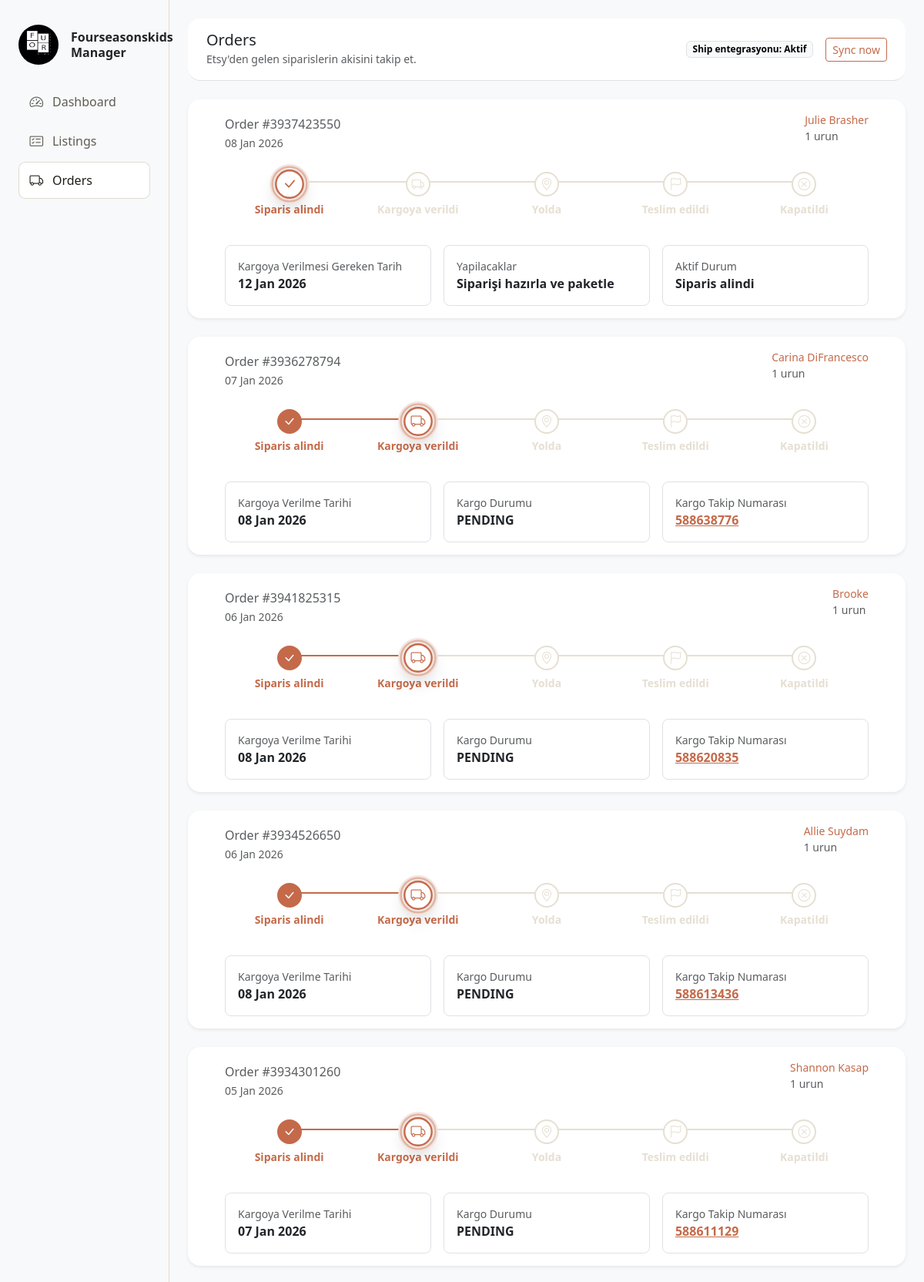
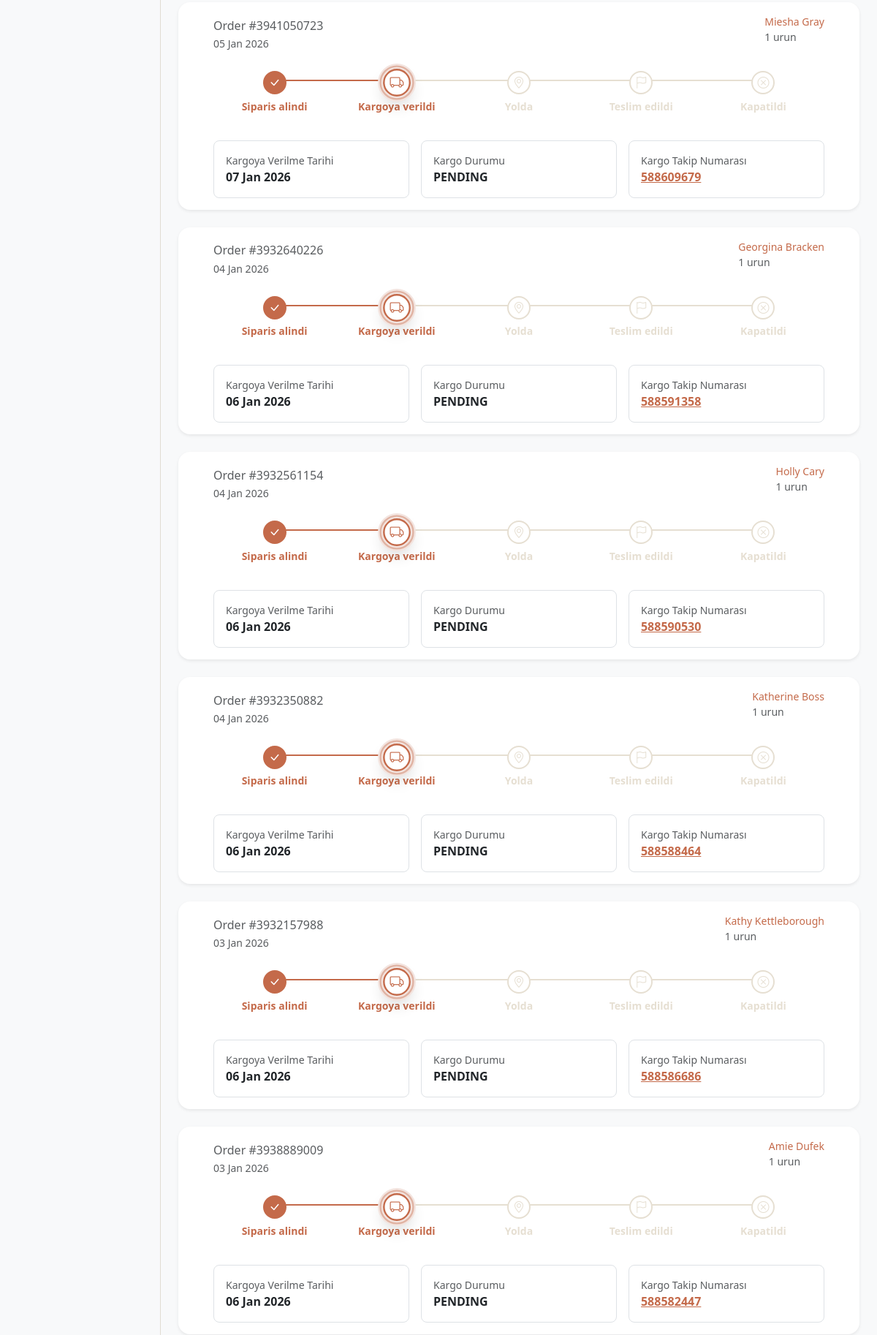
Screenshot of /orders/ (signed in, upper part) with the database file from the repository (2 pictures, top to bottom).
### orders/models.py (models this page shows, shortened)
class Order(models.Model):
    class Status(models.TextChoices):
        RECEIVED = "received", "Received"
        SHIPPED = "shipped", "Shipped"
        IN_TRANSIT = "in_transit", "In transit"
        DELIVERED = "delivered", "Delivered"
        CLOSED = "closed", "Closed"
    etsy_order_id = models.BigIntegerField(unique=True)
    status = models.CharField(max_length=20, choices=Status.choices, default=Status.RECEIVED)
    buyer = models.ForeignKey(Buyer, null=True, blank=True, on_delete=models.SET_NULL)
    buyer_name = models.CharField(max_length=255, blank=True)
    buyer_email = models.EmailField(blank=True)
    total_amount = models.IntegerField(null=True, blank=True)
    currency = models.CharField(max_length=10, blank=True)
    order_created_at = models.DateTimeField(null=True, blank=True)
    shipped_at = models.DateTimeField(null=True, blank=True)
    delivered_at = models.DateTimeField(null=True, blank=True)
    expected_ship_date = models.DateTimeField(null=True, blank=True)
    last_synced_at = models.DateTimeField(null=True, blank=True)
    archived = models.BooleanField(default=False)
    owner = models.ForeignKey(settings.AUTH_USER_MODEL, on_delete=models.CASCADE)

class Shipment(models.Model):
    order = models.OneToOneField(Order, related_name="shipment", on_delete=models.CASCADE)
    tracking_number = models.CharField(max_length=100, blank=True)
    carrier_name = models.CharField(max_length=100, blank=True)
    carrier_status = models.CharField(max_length=100, blank=True)
    carrier_status_raw = models.TextField(blank=True)
    shipped_at = models.DateTimeField(null=True, blank=True)
    delivered_at = models.DateTimeField(null=True, blank=True)
    last_activity_at = models.DateTimeField(null=True, blank=True)
    last_checked_at = models.DateTimeField(null=True, blank=True)

### customers/models.py (models this page shows, shortened)
class Buyer(models.Model):
    owner = models.ForeignKey(settings.AUTH_USER_MODEL, on_delete=models.CASCADE)
    etsy_buyer_user_id = models.BigIntegerField()
    display_name = models.CharField(max_length=255, blank=True)
    country_code = models.CharField(max_length=2, blank=True)
    last_seen_at = models.DateTimeField(null=True, blank=True)
    class Meta:
        constraints = [
            models.UniqueConstraint(
                fields=["owner", "etsy_buyer_user_id"], name="uniq_owner_buyer_user_id"
            )
        ]

### orders/views.py (the view)
# urls.py: path("", views.order_list, name="orders_home"),
@login_required
def order_list(request):
    recent_cutoff = timezone.now() - timezone.timedelta(days=30)
    orders = (
        Order.objects.filter(
            owner=request.user,
            order_created_at__gte=recent_cutoff,
            archived=False,
        )
        .select_related("shipment", "buyer")
        .prefetch_related("items")
        .order_by("-order_created_at", "-id")
    )
    cards = []
    for order in orders:
        items_count = len(order.items.all())
        try:
            shipment = order.shipment
        except Order.shipment.RelatedObjectDoesNotExist:
            shipment = None
        steps, progress, active_step = _build_stepper(order, shipment)
        if active_step:
            active_step["show_close_button"] = (
                order.status == Order.Status.DELIVERED
            )
            active_step["show_archive_button"] = (
                order.status == Order.Status.CLOSED
            )
            active_step["close_url"] = reverse("orders_close", args=[order.id])
            active_step["archive_url"] = reverse("orders_archive", args=[order.id])
        cards.append(
            {
                "order": order,
                "steps": steps,
                "progress": progress,
                "active_step": active_step,
                "items_count": items_count,
                "status_label": STATUS_LABELS.get(order.status, "Bilinmiyor"),
                "tracking_number": shipment.tracking_number if shipment else "",
                "carrier_name": shipment.carrier_name if shipment else "",
                "carrier_status": shipment.carrier_status if shipment else "",
            }
        )
    return render(request, "orders/home.html", {"order_cards": cards})

### orders/views.py (called while the page is built)
def _format_detail_value(value, value_format=None):
    if value in (None, ""):
        return "-"
    if value_format and hasattr(value, "strftime"):
        return date_format(value, value_format)
    return value

def _decorate_details(details, active_label):
    for detail in details:
        if detail["label"] == "Durum":
            detail["display_label"] = "Aktif Durum"
            detail["display_value"] = active_label
        else:
            detail["display_label"] = detail["label"]
            detail["display_value"] = _format_detail_value(
                detail.get("value"), detail.get("value_format")
            )
    return details

### templates/orders/home.html (shortened to what this page needs)
{% extends "layout/base.html" %}
{% block content %}
<header class="topbar d-flex justify-content-between align-items-center px-4 py-3 border-bottom bg-white rounded-4 mb-4">
    <div>
        <h1 class="h5 mb-0">Orders</h1>
        <small class="text-muted">Etsy'den gelen siparislerin akisini takip et.</small>
    </div>
    <div class="d-flex align-items-center gap-3">
        <span class="badge text-bg-light border">Ship entegrasyonu: Aktif</span>
        <form method="post" action="{% url 'orders_sync' %}">
            <button class="btn btn-outline-primary btn-sm" type="submit">Sync now</button>
        </form>
    </div>
</header>
<div class="d-grid gap-4">
    {% if order_cards %}
    {% for card in order_cards %}
    <section id="order-{{ card.order.id }}" class="card shadow-sm border-0 rounded-4">
        <div class="card-body px-5">
            {% include "orders/_summary.html" %}
            {% include "orders/_stepper.html" %}
            {% include "orders/_details.html" %}
        </div>
    </section>
    {% endfor %}
    {% endif %}
</div>
{% endblock %}

### templates/orders/_summary.html (shortened to what this page needs)
  <div
    class="d-flex flex-wrap justify-content-between align-items-center gap-3 mb-3"
  >
    <div class="text-muted small">
      <h2 class="h6 mb-1">Order #{{ card.order.etsy_order_id }}</h2>
      {% if card.order.order_created_at %}
      {{ card.order.order_created_at|date:"d M Y" }} {% else %} Tarih bilinmiyor
      {% endif %}
    </div>
    <div>
      <div class="text-muted small">
        {% if card.order.buyer %}
        <a href="{% url 'buyer_messages' card.order.buyer.id %}" target="_blank" rel="noopener" class="text-decoration-none">
          {{ card.order.buyer.display_name|default:card.order.buyer_name|default:"-" }}
        </a>
        {% else %}
        {{ card.order.buyer_name|default:"-" }}
        {% endif %}
        <p>{{ card.items_count }} urun</p>
      </div>
    </div>
  </div>

### templates/orders/_stepper.html
<div class="order-stepper mb-4" style="--progress: {{ card.progress }};">
    {% for step in card.steps %}
    <div class="order-step {{ step.state }}">
        <div class="order-step-dot"><i class="bi bi-{{ step.icon }}"></i></div>
        <div class="small fw-semibold">{{ step.label }}</div>
    </div>
    {% endfor %}
</div>

### templates/orders/_details.html (shortened to what this page needs)
<div class="row g-3">
    {% for detail in card.active_step.details %}
    <div class="col-12 col-md-4">
        <div class="border rounded-3 p-3 h-100">
            <div class="text-muted small">{{ detail.display_label }}</div>
            {% if detail.display_label == "Kargo Takip Numarası" and detail.display_value != "-" %}
            <div class="fw-semibold">
                <a href="https://track.shipentegra.com/?trackno={{ detail.display_value }}" target="_blank" rel="noopener">
                    {{ detail.display_value }}
                </a>
            </div>
            {% else %}
            <div class="fw-semibold">{{ detail.display_value }}</div>
            {% endif %}
        </div>
    </div>
    {% endfor %}
</div>

### static/css/base.css (style rules this page uses)
:root { --color-primary: #c46a4a; --color-primary-hover: #b45c3f; --color-primary-soft: #f3e4df; --color-bg: #ffffff; --color-muted: #e6dfd2; --color-text: #1f1d17; --color-success: #7fa99b; --color-warning: #c46a4a; --step-active: var(--color-primary); --step-inactive: #e6dfd2; --step-line: #e6dfd2; }
.btn-outline-primary { color: var(--color-primary); border-color: var(--color-primary); background-color: transparent; }
a { color: var(--color-primary); }

### static/css/dashboard.css (style rules this page uses)
body { min-height: 100vh; background: red !important; overflow-x: hidden; }
.topbar { min-height: 76px; }
.order-stepper { --progress: 0; position: relative; display: grid; grid-template-columns: repeat(5, 1fr); align-items: start; padding: 0.25rem 0 0.75rem; }
.order-stepper::before { content: ""; position: absolute; top: 16px; height: 2px; left: 10%; right: 10%; background: linear-gradient(var(--step-active), var(--step-active)) left / calc(var(--progress) * 1%) 100% no-repeat, var(--step-line); }
.order-step { position: relative; z-index: 1; display: flex; flex-direction: column; align-items: center; text-align: center; padding: 0; color: var(--step-inactive); gap: 0.35rem; }
.order-step-dot { width: 32px; height: 32px; border-radius: 999px; border: 2px solid var(--step-inactive); display: grid; place-items: center; background: var(--color-bg); color: var(--step-inactive); }
.order-step.is-complete .order-step-dot { background: var(--step-active); border-color: var(--step-active); color: #fff; }
.order-step.is-active .order-step-dot { border-color: var(--step-active); color: var(--step-active); transform: scale(1.18); box-shadow: 0 0 0 6px var(--color-primary-soft), 0 10px 18px rgba(0, 0, 0, 0.16); position: relative; }
.order-step.is-complete, .order-step.is-active { color: var(--step-active); }
.order-step.is-active .small, .order-step.is-active .fw-semibold { font-weight: 700; }
.order-step.is-active .order-step-dot::after { content: ""; position: absolute; inset: -6px; border-radius: 999px; border: 2px solid color-mix(in srgb, var(--step-active) 40%, transparent); animation: step-pulse 1.8s ease-out infinite; }

### rows the page displays
Order: order.etsy_order_id "3937423550", order.order_created_at "08 Jan 2026", order.buyer.display_name "Julie Brasher", items_count "1", {{ card.progress }} 0 (drawn), label "Siparis alindi" "Kargoya verildi" "Yolda" "Teslim edildi" "Kapatildi", display_label "Kargoya Verilmesi Gereken Tarih" "Yapilacaklar" "Aktif Durum", display_value "12 Jan 2026" "Siparişi hazırla ve paketle" "Siparis alindi"
Order: order.etsy_order_id "3936278794", order.order_created_at "07 Jan 2026", order.buyer.display_name "Carina DiFrancesco", items_count "1", {{ card.progress }} 25 (drawn), label "Siparis alindi" "Kargoya verildi" "Yolda" "Teslim edildi" "Kapatildi", display_label "Kargoya Verilme Tarihi" "Kargo Durumu" "Kargo Takip Numarası", display_value "08 Jan 2026"
Shipment: display_value "PENDING", display_value "588638776"
Order: order.etsy_order_id "3941825315", order.order_created_at "06 Jan 2026", order.buyer.display_name "Brooke", items_count "1", {{ card.progress }} 25 (drawn), label "Siparis alindi" "Kargoya verildi" "Yolda" "Teslim edildi" "Kapatildi", display_label "Kargoya Verilme Tarihi" "Kargo Durumu" "Kargo Takip Numarası", display_value "08 Jan 2026"
Shipment: display_value "PENDING", display_value "588620835"
Order: order.etsy_order_id "3934526650", order.order_created_at "06 Jan 2026", order.buyer.display_name "Allie Suydam", items_count "1", {{ card.progress }} 25 (drawn), label "Siparis alindi" "Kargoya verildi" "Yolda" "Teslim edildi" "Kapatildi", display_label "Kargoya Verilme Tarihi" "Kargo Durumu" "Kargo Takip Numarası", display_value "08 Jan 2026"
Shipment: display_value "PENDING", display_value "588613436"
Order: order.etsy_order_id "3934301260", order.order_created_at "05 Jan 2026", order.buyer.display_name "Shannon Kasap", items_count "1", {{ card.progress }} 25 (drawn), label "Siparis alindi" "Kargoya verildi" "Yolda" "Teslim edildi" "Kapatildi", display_label "Kargoya Verilme Tarihi" "Kargo Durumu" "Kargo Takip Numarası", display_value "07 Jan 2026"
Shipment: display_value "PENDING", display_value "588611129"
Order: order.etsy_order_id "3941050723", order.order_created_at "05 Jan 2026", order.buyer.display_name "Miesha Gray", items_count "1", {{ card.progress }} 25 (drawn), label "Siparis alindi" "Kargoya verildi" "Yolda" "Teslim edildi" "Kapatildi", display_label "Kargoya Verilme Tarihi" "Kargo Durumu" "Kargo Takip Numarası", display_value "07 Jan 2026"
Shipment: display_value "PENDING", display_value "588609679"
Order: order.etsy_order_id "3932640226", order.order_created_at "04 Jan 2026", order.buyer.display_name "Georgina Bracken", items_count "1", {{ card.progress }} 25 (drawn), label "Siparis alindi" "Kargoya verildi" "Yolda" "Teslim edildi" "Kapatildi", display_label "Kargoya Verilme Tarihi" "Kargo Durumu" "Kargo Takip Numarası", display_value "06 Jan 2026"
Shipment: display_value "PENDING", display_value "588591358"
Order: order.etsy_order_id "3932561154", order.order_created_at "04 Jan 2026", order.buyer.display_name "Holly Cary", items_count "1", {{ card.progress }} 25 (drawn), label "Siparis alindi" "Kargoya verildi" "Yolda" "Teslim edildi" "Kapatildi", display_label "Kargoya Verilme Tarihi" "Kargo Durumu" "Kargo Takip Numarası", display_value "06 Jan 2026"
Shipment: display_value "PENDING", display_value "588590530"
Order: order.etsy_order_id "3932350882", order.order_created_at "04 Jan 2026", order.buyer.display_name "Katherine Boss", items_count "1", {{ card.progress }} 25 (drawn), label "Siparis alindi" "Kargoya verildi" "Yolda" "Teslim edildi" "Kapatildi", display_label "Kargoya Verilme Tarihi" "Kargo Durumu" "Kargo Takip Numarası", display_value "06 Jan 2026"
Shipment: display_value "PENDING", display_value "588588464"
Order: order.etsy_order_id "3932157988", order.order_created_at "03 Jan 2026", order.buyer.display_name "Kathy Kettleborough", items_count "1", {{ card.progress }} 25 (drawn), label "Siparis alindi" "Kargoya verildi" "Yolda" "Teslim edildi" "Kapatildi", display_label "Kargoya Verilme Tarihi" "Kargo Durumu" "Kargo Takip Numarası", display_value "06 Jan 2026"
Shipment: display_value "PENDING", display_value "588586686"
Order: order.etsy_order_id "3938889009", order.order_created_at "03 Jan 2026", order.buyer.display_name "Amie Dufek", items_count "1", {{ card.progress }} 25 (drawn), label "Siparis alindi" "Kargoya verildi" "Yolda" "Teslim edildi" "Kapatildi", display_label "Kargoya Verilme Tarihi" "Kargo Durumu" "Kargo Takip Numarası", display_value "06 Jan 2026"
Shipment: display_value "PENDING", display_value "588582447"
